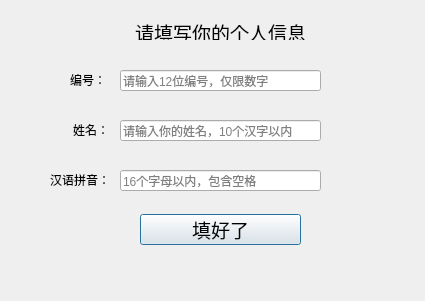
<?xml version="1.0" encoding="UTF-8"?>
<ui version="4.0">
 <class>userInfoDialog</class>
 <widget class="QDialog" name="userInfoDialog">
  <property name="geometry">
   <rect>
    <x>0</x>
    <y>0</y>
    <width>425</width>
    <height>301</height>
   </rect>
  </property>
  <property name="windowTitle">
   <string>OpenCV Face Recognition System - UserInfo</string>
  </property>
  <widget class="QLineEdit" name="cnNameLineEdit">
   <property name="geometry">
    <rect>
     <x>120</x>
     <y>120</y>
     <width>201</width>
     <height>21</height>
    </rect>
   </property>
   <property name="toolTip">
    <string/>
   </property>
   <property name="alignment">
    <set>Qt::AlignLeading|Qt::AlignLeft|Qt::AlignVCenter</set>
   </property>
   <property name="placeholderText">
    <string>请输入你的姓名，10个汉字以内</string>
   </property>
   <property name="clearButtonEnabled">
    <bool>true</bool>
   </property>
  </widget>
  <widget class="QLabel" name="enNameLabel">
   <property name="geometry">
    <rect>
     <x>50</x>
     <y>164</y>
     <width>61</width>
     <height>31</height>
    </rect>
   </property>
   <property name="text">
    <string>汉语拼音：</string>
   </property>
  </widget>
  <widget class="QLabel" name="stuIDLabel">
   <property name="geometry">
    <rect>
     <x>70</x>
     <y>64</y>
     <width>41</width>
     <height>31</height>
    </rect>
   </property>
   <property name="text">
    <string>编号：</string>
   </property>
  </widget>
  <widget class="QLabel" name="cnNameLabel">
   <property name="geometry">
    <rect>
     <x>73</x>
     <y>114</y>
     <width>41</width>
     <height>31</height>
    </rect>
   </property>
   <property name="text">
    <string>姓名：</string>
   </property>
  </widget>
  <widget class="QPushButton" name="okButton">
   <property name="geometry">
    <rect>
     <x>140</x>
     <y>214</y>
     <width>161</width>
     <height>31</height>
    </rect>
   </property>
   <property name="font">
    <font>
     <family>楷体</family>
     <pointsize>14</pointsize>
    </font>
   </property>
   <property name="text">
    <string>填好了</string>
   </property>
  </widget>
  <widget class="QLabel" name="msgLabel">
   <property name="geometry">
    <rect>
     <x>80</x>
     <y>254</y>
     <width>281</width>
     <height>21</height>
    </rect>
   </property>
   <property name="text">
    <string/>
   </property>
   <property name="alignment">
    <set>Qt::AlignCenter</set>
   </property>
  </widget>
  <widget class="QLabel" name="tipLabel">
   <property name="geometry">
    <rect>
     <x>100</x>
     <y>24</y>
     <width>241</width>
     <height>16</height>
    </rect>
   </property>
   <property name="font">
    <font>
     <family>楷体</family>
     <pointsize>14</pointsize>
    </font>
   </property>
   <property name="text">
    <string>请填写你的个人信息</string>
   </property>
   <property name="alignment">
    <set>Qt::AlignCenter</set>
   </property>
  </widget>
  <widget class="QLineEdit" name="enNameLineEdit">
   <property name="geometry">
    <rect>
     <x>120</x>
     <y>170</y>
     <width>201</width>
     <height>21</height>
    </rect>
   </property>
   <property name="toolTip">
    <string/>
   </property>
   <property name="placeholderText">
    <string>16个字母以内，包含空格</string>
   </property>
   <property name="clearButtonEnabled">
    <bool>true</bool>
   </property>
  </widget>
  <widget class="QLineEdit" name="stuIDLineEdit">
   <property name="geometry">
    <rect>
     <x>120</x>
     <y>70</y>
     <width>201</width>
     <height>21</height>
    </rect>
   </property>
   <property name="toolTip">
    <string/>
   </property>
   <property name="placeholderText">
    <string>请输入12位编号，仅限数字</string>
   </property>
   <property name="clearButtonEnabled">
    <bool>true</bool>
   </property>
  </widget>
 </widget>
 <resources/>
 <connections/>
</ui>
